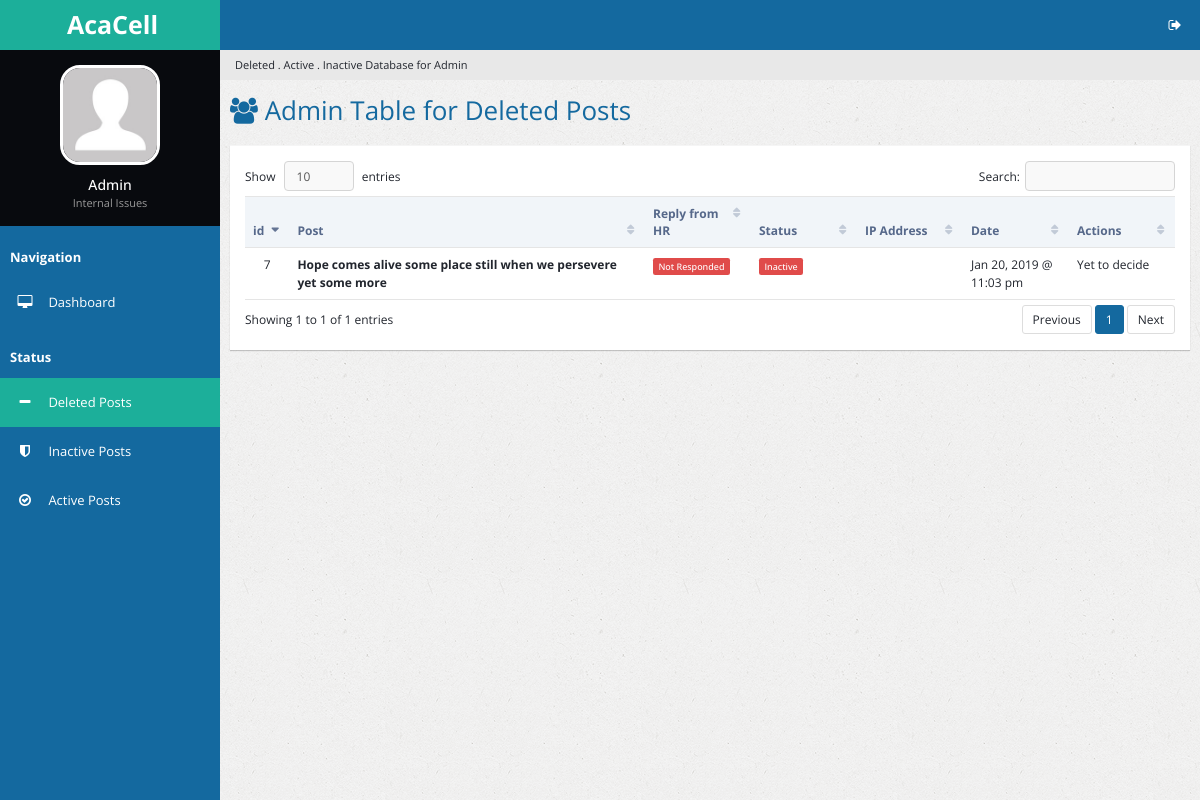
/delposts.php, run on an earlier commit of the app's database.
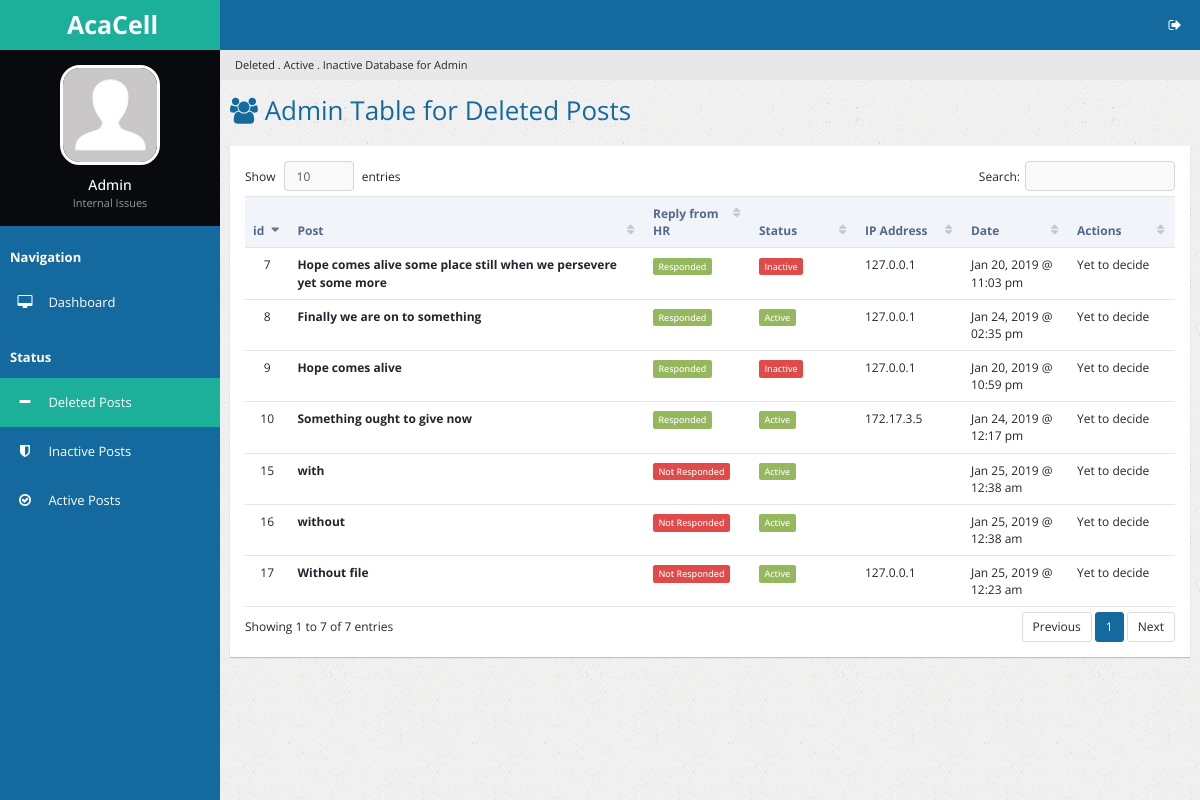
And on a later commit of the database.
### tables this page shows
CREATE TABLE `del_complaints` (
  `del_c_id` int(32) NOT NULL,
  `c_id` int(32) NOT NULL,
  `c_value` varchar(2048) NOT NULL,
  `c_division` varchar(64) NOT NULL,
  `c_date_created` int(16) NOT NULL,
  `c_ip_address` varchar(64) NOT NULL,
  `c_date_stop_display` int(16) NOT NULL,
  `c_image_name1` varchar(64) NOT NULL
);

### delposts.php (the view, shortened to what this page needs)
<?php
    include 'handlers/dbcon.php';
?>
<!DOCTYPE html>
<html lang="en">
<head>
        <link rel="stylesheet" type="text/css" id="theme" href="css/theme-default.css"/>
    </head>
    <body>
        <div class="page-container">
            <div class="page-sidebar">
                <ul class="x-navigation">
                    <li class="xn-logo">
                        <a href="table-export.php"><b>AcaCell</b></a>
                    </li>
                    <li class="xn-profile">
                        <div class="profile">
                            <div class="profile-image">
                                <img src="assets/images/users/avatar.jpg" alt="John Doe"/>
                            </div>
                            <div class="profile-data">
                                <div class="profile-data-name">Admin</div>
                                <div class="profile-data-title">Internal Issues</div>
                            </div>
                        </div>
                    </li>
                   <li class="xn-title"><b>Navigation</b></li>
                    <li>
                        <a href="admin.php"><span class="fa fa-desktop" style="color: white;"></span> <span class="xn-text" style="color: white;">Dashboard</span></a>
                    </li>
                    <li class="xn-title"><b>Status</b></li>
                    <li  class="active">
                        <a href="delposts.php"><span class="fa fa-minus" style="color: white;"></span> <span class="xn-text" style="color: white;">Deleted Posts</span></a>
                    </li>
                    <li>
                        <a href="inactposts.php"><span class="fa fa-shield" style="color: white;"></span> <span class="xn-text" style="color: white;">Inactive Posts</span></a>
                    </li>
                    <li>
                        <a href="actposts.php"><span class="fa fa-check-circle-o" style="color: white;"></span> <span class="xn-text" style="color: white;">Active Posts</span></a>
                    </li>
                  </ul>
            </div>
            <div class="page-content">
                <ul class="x-navigation x-navigation-horizontal x-navigation-panel">
                    <li class="xn-icon-button pull-right">
                        <a href="#" class="mb-control" data-box="#mb-signout"><span class="fa fa-sign-out"></span></a>
                    </li>
                </ul>
                    <ul class="breadcrumb">
                    <li class="active">Deleted . Active . Inactive Database for Admin</li>
                </ul>
                <div class="page-title">
                    <h2><span class="fa fa-users"></span> Admin Table for Deleted Posts</h2>
                </div>
                <div class="page-content-wrap">
                    <div class="row">
                        <div class="col-md-12">
                            <div class="panel panel-default">
                                <div class="panel-body">
                                    <table id="customers2" class="table datatable">
                                        <thead>
                                            <tr>
                                                <th width="50">id</th>
                                                <th width="300">Post</th>
                                                <th width="100">Reply from HR</th>
                                                <th width="100">Status</th>
                                                <th width="100">IP Address</th>
                                                <th width="100">Date</th>
                                                <th width="100">Actions</th>
                                            </tr>
                                        </thead>
                                        <tbody>
                                          <?php
                                            $sql_delpostdisplay = "SELECT * FROM del_complaints";
                                            $success_delpostdisplay = mysqli_query($link, $sql_delpostdisplay);
                                            $cur_time = time();
                                            if ($success_delpostdisplay->num_rows > 0) {
                                              while($rows = $success_delpostdisplay->fetch_assoc()){
                                                $id = $rows['c_id'];
                                                $sql_commentpresent = "SELECT * FROM comments WHERE c_id = '$id'";
                                                $success_commentpresent = mysqli_query($link, $sql_commentpresent);
                                          ?>
                                                <tr id="trow<?php echo $rows['del_c_id']; ?>">
                                                  <td class="text-center"> <?php echo $rows['del_c_id'];; ?> </td>
                                                  <td><strong><?php echo $rows['c_value']; ?></strong></td>
                                                  <td>
                                                    <?php
                                                    if ($success_commentpresent->num_rows > 0) {?>
                                                        <span class='label label-success'>Responded</span>
                                                    <?php }
                                                    elseif ($success_commentpresent->num_rows == 0) {?>
                                                      <span class='label label-danger'>Not Responded</span>
                                                    <?php } ?>
                                                  </td>
                                                  <td><?php
                                                    if ($cur_time < $rows['c_date_stop_display']) {
                                                      echo "<span class='label label-success'>Active</span>";
                                                    }
                                                    elseif ($cur_time > $rows['c_date_stop_display']){
                                                      echo "<span class='label label-danger'>Inactive</span>";
                                                    } ?>
                                                    </td>
                                                    <td><?php echo $rows['c_ip_address']; ?></td>
                                                    <td><?php echo date("M d, Y @ h:i a", $rows['c_date_created']); ?></td>
                                                    <td>Yet to decide</td>
                                                </tr>
                                          <?php
                                                }
                                              }
                                          ?>
                                            </tbody>
                                    </table>
                                </div>
                            </div>
                        </div>
                    </div>
                </div>
            </div>
        </div>
    </body>
</html>

What changed in the data, as far as the page shows it:
changed del_complaints "Hope comes alive some place still when we persevere yet some more": c_ip_address (not shown) → "127.0.0.1"; text "Not Responded" → "Responded"
added del_complaints: del_c_id "8", c_value "Finally we are on to something", shows "Responded", c_date_stop_display "Active", c_ip_address "127.0.0.1", c_date_created "Jan 24, 2019 @ 02:35 pm"
added del_complaints: del_c_id "9", c_value "Hope comes alive", shows "Responded", c_date_stop_display "Inactive", c_ip_address "127.0.0.1", c_date_created "Jan 20, 2019 @ 10:59 pm"
added del_complaints: del_c_id "10", c_value "Something ought to give now", shows "Responded", c_date_stop_display "Active", c_ip_address "172.17.3.5", c_date_created "Jan 24, 2019 @ 12:17 pm"
added del_complaints: del_c_id "15", c_value "with", shows "Not Responded", c_date_stop_display "Active", c_date_created "Jan 25, 2019 @ 12:38 am"
added del_complaints: del_c_id "16", c_value "without", shows "Not Responded", c_date_stop_display "Active", c_date_created "Jan 25, 2019 @ 12:38 am"
added del_complaints: del_c_id "17", c_value "Without file", shows "Not Responded", c_date_stop_display "Active", c_ip_address "127.0.0.1", c_date_created "Jan 25, 2019 @ 12:23 am"
Also different on the page:
text written by a page script: "Show entries Search: Showing 1 to 1 of 1 entries Previous 1 Next" → "Show entries Search: Showing 1 to 7 of 7 entries Previous 1 Next"
